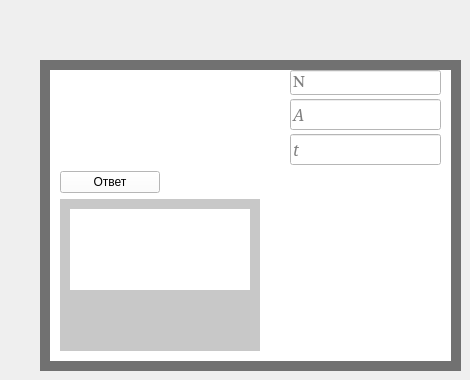
    <widget class="QWidget" name="tab_9">
     <attribute name="title">
      <string>Мощность</string>
     </attribute>
     <widget class="QWidget" name="widget_48" native="true">
      <property name="geometry">
       <rect>
        <x>40</x>
        <y>60</y>
        <width>421</width>
        <height>311</height>
       </rect>
      </property>
      <property name="styleSheet">
       <string notr="true">background-color: rgb(0, 0, 0);
background-color: rgb(113, 113, 113);</string>
      </property>
      <widget class="QWidget" name="widget_49" native="true">
       <property name="geometry">
        <rect>
         <x>10</x>
         <y>10</y>
         <width>401</width>
         <height>291</height>
        </rect>
       </property>
       <property name="styleSheet">
        <string notr="true">background-color: rgb(255, 255, 255);</string>
       </property>
       <widget class="QWidget" name="verticalLayoutWidget_34">
        <property name="geometry">
         <rect>
          <x>10</x>
          <y>0</y>
          <width>381</width>
          <height>281</height>
         </rect>
        </property>
        <layout class="QVBoxLayout" name="verticalLayout_44">
         <item>
          <layout class="QHBoxLayout" name="horizontalLayout_25">
           <property name="spacing">
            <number>50</number>
           </property>
           <item>
            <widget class="QLabel" name="label_44">
             <property name="minimumSize">
              <size>
               <width>180</width>
               <height>0</height>
              </size>
             </property>
             <property name="styleSheet">
              <string notr="true">background-color: rgb(255, 255, 255);</string>
             </property>
             <property name="text">
              <string/>
             </property>
             <property name="pixmap">
              <pixmap>D:/Downloads/maxresdefault (1).jpg</pixmap>
             </property>
            </widget>
           </item>
           <item>
            <layout class="QVBoxLayout" name="verticalLayout_47">
             <property name="spacing">
              <number>4</number>
             </property>
             <item>
              <widget class="QLineEdit" name="lineEdit_79">
               <property name="minimumSize">
                <size>
                 <width>0</width>
                 <height>15</height>
                </size>
               </property>
               <property name="font">
                <font>
                 <family>Symbol</family>
                 <pointsize>12</pointsize>
                 <italic>false</italic>
                </font>
               </property>
               <property name="text">
                <string/>
               </property>
               <property name="placeholderText">
                <string>N</string>
               </property>
              </widget>
             </item>
             <item>
              <widget class="QLineEdit" name="lineEdit_80">
               <property name="minimumSize">
                <size>
                 <width>0</width>
                 <height>15</height>
                </size>
               </property>
               <property name="font">
                <font>
                 <family>Constantia</family>
                 <pointsize>12</pointsize>
                 <italic>true</italic>
                </font>
               </property>
               <property name="placeholderText">
                <string>A</string>
               </property>
              </widget>
             </item>
             <item>
              <widget class="QLineEdit" name="lineEdit_81">
               <property name="minimumSize">
                <size>
                 <width>0</width>
                 <height>15</height>
                </size>
               </property>
               <property name="font">
                <font>
                 <family>Constantia</family>
                 <pointsize>12</pointsize>
                 <italic>true</italic>
                </font>
               </property>
               <property name="placeholderText">
                <string>t</string>
               </property>
              </widget>
             </item>
            </layout>
           </item>
          </layout>
         </item>
         <item>
          <widget class="QPushButton" name="pushButton_16">
           <property name="minimumSize">
            <size>
             <width>100</width>
             <height>0</height>
            </size>
           </property>
           <property name="maximumSize">
            <size>
             <width>100</width>
             <height>16777215</height>
            </size>
           </property>
           <property name="text">
            <string>Ответ</string>
           </property>
          </widget>
         </item>
         <item>
          <widget class="QWidget" name="widget_50" native="true">
           <property name="maximumSize">
            <size>
             <width>200</width>
             <height>16777215</height>
            </size>
           </property>
           <property name="styleSheet">
            <string notr="true">background-color: rgb(200, 200, 200);</string>
           </property>
           <widget class="QLabel" name="label_16">
            <property name="geometry">
             <rect>
              <x>10</x>
              <y>10</y>
              <width>180</width>
              <height>81</height>
             </rect>
            </property>
            <property name="minimumSize">
             <size>
              <width>180</width>
              <height>0</height>
             </size>
            </property>
            <property name="maximumSize">
             <size>
              <width>180</width>
              <height>16777215</height>
             </size>
            </property>
            <property name="styleSheet">
             <string notr="true">background-color: rgb(255, 255, 255);</string>
            </property>
            <property name="text">
             <string/>
            </property>
           </widget>
          </widget>
         </item>
        </layout>
       </widget>
      </widget>
     </widget>
    </widget>
